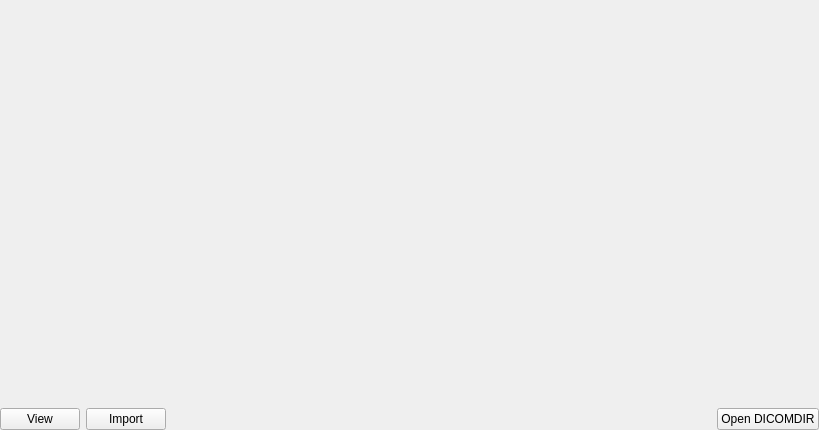
<?xml version="1.0" encoding="UTF-8"?>
<ui version="4.0">
 <class>udg::QInputOutputDicomdirWidgetBase</class>
 <widget class="QWidget" name="udg::QInputOutputDicomdirWidgetBase">
  <property name="geometry">
   <rect>
    <x>0</x>
    <y>0</y>
    <width>819</width>
    <height>430</height>
   </rect>
  </property>
  <property name="windowTitle">
   <string>Form</string>
  </property>
  <layout class="QVBoxLayout" name="verticalLayout">
   <property name="leftMargin">
    <number>0</number>
   </property>
   <property name="topMargin">
    <number>0</number>
   </property>
   <property name="rightMargin">
    <number>0</number>
   </property>
   <property name="bottomMargin">
    <number>0</number>
   </property>
   <item>
    <widget class="udg::QStudyTreeWidget" name="m_studyTreeWidget" native="true">
     <property name="sizePolicy">
      <sizepolicy hsizetype="Expanding" vsizetype="Expanding">
       <horstretch>0</horstretch>
       <verstretch>0</verstretch>
      </sizepolicy>
     </property>
    </widget>
   </item>
   <item>
    <layout class="QHBoxLayout" name="horizontalLayout">
     <item>
      <widget class="QPushButton" name="m_viewButton">
       <property name="text">
        <string>View</string>
       </property>
       <property name="icon">
        <iconset resource="../main/main.qrc">
         <normaloff>:/images/icons/visibility.svg</normaloff>:/images/icons/visibility.svg</iconset>
       </property>
      </widget>
     </item>
     <item>
      <widget class="QPushButton" name="m_retrieveButton">
       <property name="text">
        <string>Import</string>
       </property>
       <property name="icon">
        <iconset resource="../main/main.qrc">
         <normaloff>:/images/icons/document-import.svg</normaloff>:/images/icons/document-import.svg</iconset>
       </property>
      </widget>
     </item>
     <item>
      <spacer name="horizontalSpacer">
       <property name="orientation">
        <enum>Qt::Horizontal</enum>
       </property>
       <property name="sizeHint" stdset="0">
        <size>
         <width>40</width>
         <height>20</height>
        </size>
       </property>
      </spacer>
     </item>
     <item>
      <widget class="QPushButton" name="m_openDICOMDIRPushButton">
       <property name="text">
        <string>Open DICOMDIR</string>
       </property>
       <property name="icon">
        <iconset resource="../main/main.qrc">
         <normaloff>:/images/icons/document-open-dicomdir.svg</normaloff>:/images/icons/document-open-dicomdir.svg</iconset>
       </property>
      </widget>
     </item>
    </layout>
   </item>
  </layout>
 </widget>
 <customwidgets>
  <customwidget>
   <class>udg::QStudyTreeWidget</class>
   <extends>QWidget</extends>
   <header>qstudytreewidget.h</header>
  </customwidget>
 </customwidgets>
 <resources>
  <include location="../main/main.qrc"/>
  <include location="../main/main.qrc"/>
 </resources>
 <connections/>
</ui>
